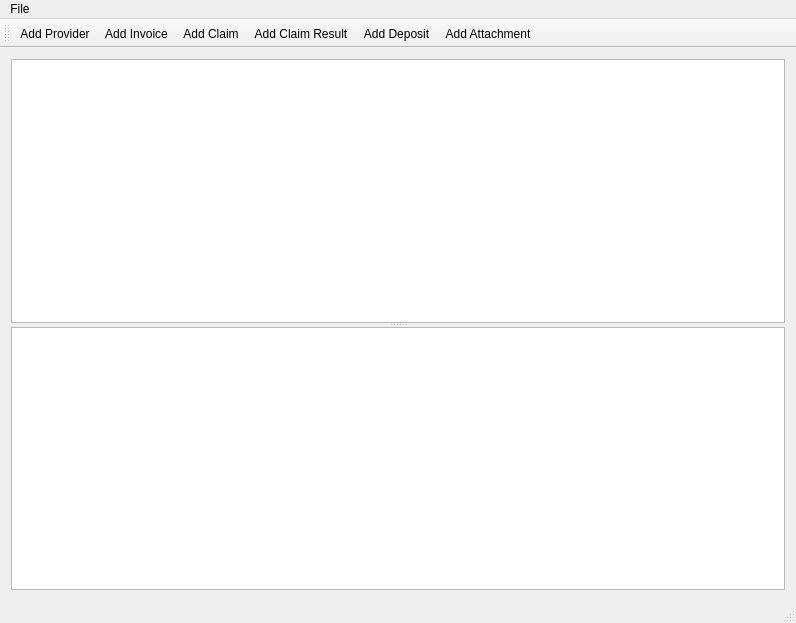
<?xml version="1.0" encoding="UTF-8"?>
<ui version="4.0">
 <class>MainWindow</class>
 <widget class="QMainWindow" name="MainWindow">
  <property name="geometry">
   <rect>
    <x>0</x>
    <y>0</y>
    <width>796</width>
    <height>623</height>
   </rect>
  </property>
  <property name="windowTitle">
   <string>Claims</string>
  </property>
  <property name="windowIcon">
   <iconset resource="Resources.qrc">
    <normaloff>:/Images/Invoice.png</normaloff>:/Images/Invoice.png</iconset>
  </property>
  <widget class="QWidget" name="centralWidget">
   <layout class="QHBoxLayout" name="horizontalLayout">
    <item>
     <widget class="QSplitter" name="splitter">
      <property name="orientation">
       <enum>Qt::Vertical</enum>
      </property>
      <widget class="QGraphicsView" name="allClaimsView"/>
      <widget class="QListView" name="detailsView"/>
     </widget>
    </item>
   </layout>
  </widget>
  <widget class="QMenuBar" name="menuBar">
   <property name="geometry">
    <rect>
     <x>0</x>
     <y>0</y>
     <width>796</width>
     <height>22</height>
    </rect>
   </property>
   <widget class="QMenu" name="menuFile">
    <property name="title">
     <string>File</string>
    </property>
    <addaction name="actionSettings"/>
    <addaction name="actionQuit"/>
   </widget>
   <addaction name="menuFile"/>
  </widget>
  <widget class="QToolBar" name="mainToolBar">
   <property name="iconSize">
    <size>
     <width>64</width>
     <height>48</height>
    </size>
   </property>
   <property name="toolButtonStyle">
    <enum>Qt::ToolButtonTextUnderIcon</enum>
   </property>
   <attribute name="toolBarArea">
    <enum>TopToolBarArea</enum>
   </attribute>
   <attribute name="toolBarBreak">
    <bool>false</bool>
   </attribute>
   <addaction name="actionAddProvider"/>
   <addaction name="actionAddInvoice"/>
   <addaction name="actionAddClaim"/>
   <addaction name="actionAddClaimResult"/>
   <addaction name="actionAddDeposit"/>
   <addaction name="actionAddAttachment"/>
  </widget>
  <widget class="QStatusBar" name="statusBar"/>
  <action name="actionSettings">
   <property name="icon">
    <iconset resource="Resources.qrc">
     <normaloff>:/Images/Settings.png</normaloff>:/Images/Settings.png</iconset>
   </property>
   <property name="text">
    <string>Settings</string>
   </property>
  </action>
  <action name="actionQuit">
   <property name="icon">
    <iconset resource="Resources.qrc">
     <normaloff>:/Images/Quit.png</normaloff>:/Images/Quit.png</iconset>
   </property>
   <property name="text">
    <string>Quit</string>
   </property>
  </action>
  <action name="actionAddInvoice">
   <property name="icon">
    <iconset resource="Resources.qrc">
     <normaloff>:/Images/Invoice.png</normaloff>:/Images/Invoice.png</iconset>
   </property>
   <property name="text">
    <string>Add Invoice</string>
   </property>
  </action>
  <action name="actionAddClaim">
   <property name="icon">
    <iconset resource="Resources.qrc">
     <normaloff>:/Images/Claim.png</normaloff>:/Images/Claim.png</iconset>
   </property>
   <property name="text">
    <string>Add Claim</string>
   </property>
  </action>
  <action name="actionAddClaimResult">
   <property name="icon">
    <iconset resource="Resources.qrc">
     <normaloff>:/Images/ClaimResult.png</normaloff>:/Images/ClaimResult.png</iconset>
   </property>
   <property name="text">
    <string>Add Claim Result</string>
   </property>
  </action>
  <action name="actionAddDeposit">
   <property name="icon">
    <iconset resource="Resources.qrc">
     <normaloff>:/Images/Deposit.png</normaloff>:/Images/Deposit.png</iconset>
   </property>
   <property name="text">
    <string>Add Deposit</string>
   </property>
  </action>
  <action name="actionAddProvider">
   <property name="icon">
    <iconset resource="Resources.qrc">
     <normaloff>:/Images/Provider.png</normaloff>:/Images/Provider.png</iconset>
   </property>
   <property name="text">
    <string>Add Provider</string>
   </property>
  </action>
  <action name="actionAddAttachment">
   <property name="icon">
    <iconset resource="Resources.qrc">
     <normaloff>:/Images/Attachment.png</normaloff>:/Images/Attachment.png</iconset>
   </property>
   <property name="text">
    <string>Add Attachment</string>
   </property>
  </action>
 </widget>
 <layoutdefault spacing="6" margin="11"/>
 <resources>
  <include location="Resources.qrc"/>
 </resources>
 <connections>
  <connection>
   <sender>actionQuit</sender>
   <signal>triggered()</signal>
   <receiver>MainWindow</receiver>
   <slot>close()</slot>
   <hints>
    <hint type="sourcelabel">
     <x>-1</x>
     <y>-1</y>
    </hint>
    <hint type="destinationlabel">
     <x>397</x>
     <y>311</y>
    </hint>
   </hints>
  </connection>
 </connections>
</ui>
